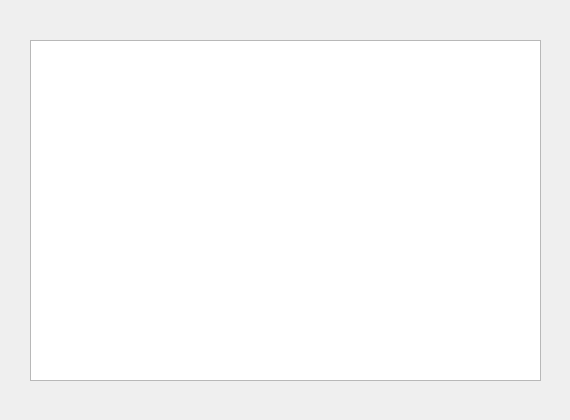
<?xml version="1.0" encoding="UTF-8"?>
<ui version="4.0">
 <class>QFormDoc</class>
 <widget class="QWidget" name="QFormDoc">
  <property name="geometry">
   <rect>
    <x>0</x>
    <y>0</y>
    <width>570</width>
    <height>420</height>
   </rect>
  </property>
  <property name="windowTitle">
   <string>Form</string>
  </property>
  <widget class="QPlainTextEdit" name="plainTextEdit">
   <property name="geometry">
    <rect>
     <x>30</x>
     <y>40</y>
     <width>511</width>
     <height>341</height>
    </rect>
   </property>
  </widget>
  <action name="actOpen">
   <property name="icon">
    <iconset resource="res.qrc">
     <normaloff>:/images/images/122.bmp</normaloff>:/images/images/122.bmp</iconset>
   </property>
   <property name="text">
    <string>打开</string>
   </property>
  </action>
  <action name="actCut">
   <property name="icon">
    <iconset resource="res.qrc">
     <normaloff>:/images/images/200.bmp</normaloff>:/images/images/200.bmp</iconset>
   </property>
   <property name="text">
    <string>剪切</string>
   </property>
  </action>
  <action name="actCopy">
   <property name="icon">
    <iconset resource="res.qrc">
     <normaloff>:/images/images/202.bmp</normaloff>:/images/images/202.bmp</iconset>
   </property>
   <property name="text">
    <string>复制</string>
   </property>
  </action>
  <action name="actPaste">
   <property name="icon">
    <iconset resource="res.qrc">
     <normaloff>:/images/images/204.bmp</normaloff>:/images/images/204.bmp</iconset>
   </property>
   <property name="text">
    <string>粘贴</string>
   </property>
  </action>
  <action name="actFont">
   <property name="icon">
    <iconset resource="res.qrc">
     <normaloff>:/images/images/506.bmp</normaloff>:/images/images/506.bmp</iconset>
   </property>
   <property name="text">
    <string>字体</string>
   </property>
  </action>
  <action name="actClose">
   <property name="icon">
    <iconset resource="res.qrc">
     <normaloff>:/images/images/132.bmp</normaloff>:/images/images/132.bmp</iconset>
   </property>
   <property name="text">
    <string>关闭</string>
   </property>
  </action>
  <action name="actUndo">
   <property name="icon">
    <iconset resource="res.qrc">
     <normaloff>:/images/images/206.bmp</normaloff>:/images/images/206.bmp</iconset>
   </property>
   <property name="text">
    <string>撤销</string>
   </property>
  </action>
  <action name="actRedo">
   <property name="icon">
    <iconset resource="res.qrc">
     <normaloff>:/images/images/208.bmp</normaloff>:/images/images/208.bmp</iconset>
   </property>
   <property name="text">
    <string>重复</string>
   </property>
  </action>
 </widget>
 <resources>
  <include location="res.qrc"/>
 </resources>
 <connections>
  <connection>
   <sender>actClose</sender>
   <signal>triggered()</signal>
   <receiver>QFormDoc</receiver>
   <slot>close()</slot>
   <hints>
    <hint type="sourcelabel">
     <x>-1</x>
     <y>-1</y>
    </hint>
    <hint type="destinationlabel">
     <x>284</x>
     <y>209</y>
    </hint>
   </hints>
  </connection>
 </connections>
</ui>
